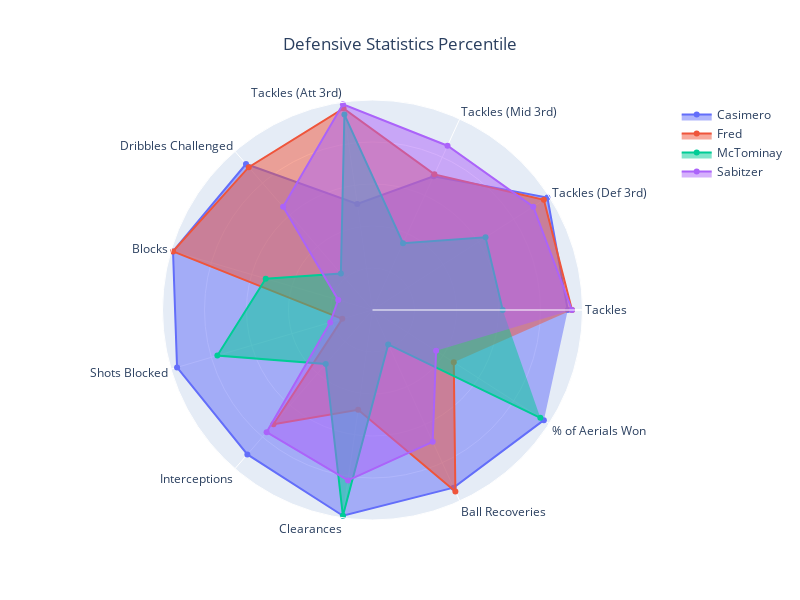

Notebook source saved alongside this figure:
### Code cell
fig = utils.plot_radar(player_dictionary, defending, title="Defensive Statistics Percentile")
fig.write_image("{}team_def.png".format(IMG_PATH))

### Figure 1 — Plotly figure (JSON) as saved in the notebook; plotly's stock layout.template omitted (floating-point values rounded to 4 significant figures)
{"data": [{"fill": "toself", "name": "Casimero", "r": [93, 99, 70, 51, 92, 99, 97, 91, 99, 93, 97], "theta": ["Tackles", "Tackles (Def 3rd)", "Tackles (Mid 3rd)", "Tackles (Att 3rd)", "Dribbles Challenged", "Blocks", "Shots Blocked", "Interceptions", "Clearances", "Ball Recoveries", "% of Aerials Won"], "type": "scatterpolar"}, {"fill": "toself", "name": "Fred", "r": [95, 97, 71, 97, 90, 99, 15, 72, 48, 95, 46], "theta": ["Tackles", "Tackles (Def 3rd)", "Tackles (Mid 3rd)", "Tackles (Att 3rd)", "Dribbles Challenged", "Blocks", "Shots Blocked", "Interceptions", "Clearances", "Ball Recoveries", "% of Aerials Won"], "type": "scatterpolar"}, {"fill": "toself", "name": "McTominay", "r": [62, 64, 35, 94, 23, 53, 77, 34, 99, 18, 95], "theta": ["Tackles", "Tackles (Def 3rd)", "Tackles (Mid 3rd)", "Tackles (Att 3rd)", "Dribbles Challenged", "Blocks", "Shots Blocked", "Interceptions", "Clearances", "Ball Recoveries", "% of Aerials Won"], "type": "scatterpolar"}, {"fill": "toself", "name": "Sabitzer", "r": [95, 91, 86, 99, 65, 17, 21, 77, 82, 69, 36], "theta": ["Tackles", "Tackles (Def 3rd)", "Tackles (Mid 3rd)", "Tackles (Att 3rd)", "Dribbles Challenged", "Blocks", "Shots Blocked", "Interceptions", "Clearances", "Ball Recoveries", "% of Aerials Won"], "type": "scatterpolar"}], "layout": {"height": 600, "polar": {"radialaxis": {"range": [0, 100], "showticklabels": false, "visible": true}}, "showlegend": true, "title": {"text": "Defensive Statistics Percentile", "x": 0.5}, "width": 800}}
